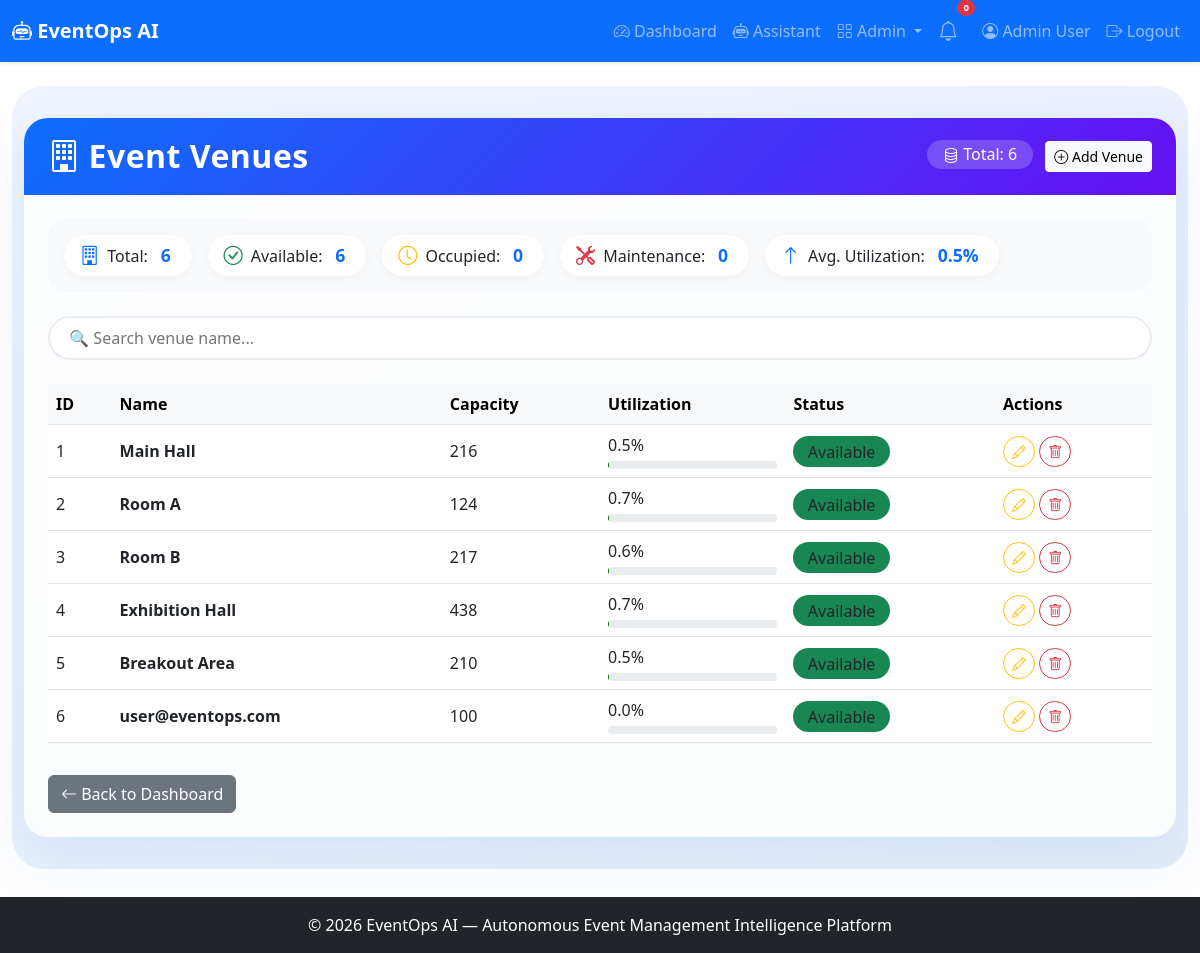
The app's page /admin/venues (signed in) with its own data.
### app.py (models this page shows, shortened)
class User(UserMixin, db.Model):
    id = db.Column(db.Integer, primary_key=True)
    name = db.Column(db.String(100), nullable=False)
    email = db.Column(db.String(100), unique=True, nullable=False)
    password_hash = db.Column(db.String(200), nullable=False)
    role = db.Column(db.String(20), default='user')
    created_at = db.Column(db.DateTime, default=lambda: datetime.now(timezone.utc))

class Venue(db.Model):
    id = db.Column(db.Integer, primary_key=True)
    name = db.Column(db.String(100), nullable=False)
    capacity = db.Column(db.Integer)
    utilization = db.Column(db.Float, default=0.0)
    status = db.Column(db.String(20), default='available')
    created_at = db.Column(db.DateTime, default=lambda: datetime.now(timezone.utc))

### app.py (the view)
@app.route('/admin/venues')
@login_required
def admin_venues():
    if current_user.role != 'admin':
        abort(403)
    venues = Venue.query.all()
    return render_template('admin_venues.html', venues=venues)

### app.py (called while the page is built)
@login_manager.user_loader
def load_user(user_id):
    return User.query.get(int(user_id))

### Milestone 3/Event managemaent/templates/admin_venues.html (shortened to what this page needs)
{% extends "base.html" %}
{% block content %}
<div class="admin-wrapper">
    <div class="container-fluid">
        <div class="card admin-card">
            <div class="card-header d-flex flex-wrap justify-content-between align-items-center">
                <h2 class="mb-0"><i class="bi bi-building me-2"></i>Event Venues</h2>
                <div>
                    <span class="total-badge"><i class="bi bi-database"></i> Total: {{ venues|length }}</span>
                    <a href="{{ url_for('admin_venue_add') }}" class="btn btn-light btn-sm ms-2">
                        <i class="bi bi-plus-circle"></i> Add Venue
                    </a>
                </div>
            </div>
            <div class="card-body">
                <div class="stats-row">
                    <div class="stat-item"><i class="bi bi-building"></i> Total: <span class="stat-num">{{ venues|length }}</span></div>
                    <div class="stat-item"><i class="bi bi-check-circle text-success"></i> Available: <span class="stat-num">{{ venues|selectattr('status', 'equalto', 'available')|list|length }}</span></div>
                    <div class="stat-item"><i class="bi bi-clock text-warning"></i> Occupied: <span class="stat-num">{{ venues|selectattr('status', 'equalto', 'occupied')|list|length }}</span></div>
                    <div class="stat-item"><i class="bi bi-tools text-danger"></i> Maintenance: <span class="stat-num">{{ venues|selectattr('status', 'equalto', 'maintenance')|list|length }}</span></div>
                    <div class="stat-item"><i class="bi bi-arrow-up text-primary"></i> Avg. Utilization: <span class="stat-num">{{ (venues|map(attribute='utilization')|sum / venues|length)|round(1) if venues else 0 }}%</span></div>
                </div>
                <div class="filter-bar">
                    <input type="text" id="searchVenue" class="search-box" placeholder="🔍 Search venue name...">
                </div>
                <div class="table-responsive">
                    <table class="table table-hover align-middle" id="venueTable">
                        <thead class="table-light">
                            <tr>
                                <th>ID</th>
                                <th>Name</th>
                                <th>Capacity</th>
                                <th>Utilization</th>
                                <th>Status</th>
                                <th>Actions</th>
                            </tr>
                        </thead>
                        <tbody>
                            {% for venue in venues %}
                            <tr data-name="{{ venue.name|lower }}">
                                <td>{{ venue.id }}</td>
                                <td><strong>{{ venue.name }}</strong></td>
                                <td>{{ venue.capacity }}</td>
                                <td>
                                    {{ venue.utilization|round(1) }}%
                                    <div class="utilization-bar">
                                    </div>
                                </td>
                                <td>
                                    <span class="badge-status bg-{{ 'success' if venue.status == 'available' else 'warning' if venue.status == 'occupied' else 'danger' }}">
                                        {{ venue.status|title }}
                                    </span>
                                </td>
                                <td>
                                    <a href="{{ url_for('admin_venue_edit', venue_id=venue.id) }}" class="btn btn-sm btn-outline-warning"><i class="bi bi-pencil"></i></a>
                                    <a href="{{ url_for('admin_venue_delete', venue_id=venue.id) }}" class="btn btn-sm btn-outline-danger" onclick="return confirm('Delete this venue?')"><i class="bi bi-trash"></i></a>
                                </td>
                            </tr>
                            {% endfor %}
                        </tbody>
                    </table>
                </div>
                <div class="mt-3">
                    <a href="{{ url_for('dashboard') }}" class="btn btn-secondary">
                        <i class="bi bi-arrow-left"></i> Back to Dashboard
                    </a>
                </div>
            </div>
        </div>
    </div>
</div>
{% endblock %}

### Milestone 1/Event managemaent/templates/base.html (shortened to what this page needs)
<!DOCTYPE html>
<html lang="en">
<head>
    <link href="https://cdn.jsdelivr.net/npm/bootstrap@5.3.0/dist/css/bootstrap.min.css" rel="stylesheet">
    <link rel="stylesheet" href="https://cdn.jsdelivr.net/npm/bootstrap-icons@1.11.0/font/bootstrap-icons.css">
    <link rel="stylesheet" href="{{ url_for('static', filename='css/style.css') }}">
</head>
<body>
    <nav class="navbar navbar-expand-lg navbar-dark bg-primary shadow-sm">
        <div class="container-fluid">
            <a class="navbar-brand fw-bold" href="{{ url_for('index') }}">
                <i class="bi bi-robot"></i> EventOps AI
            </a>
            <div class="collapse navbar-collapse" id="navbarNav">
                <ul class="navbar-nav ms-auto align-items-lg-center">
                    {% if current_user.is_authenticated %}
                        <li class="nav-item">
                            <a class="nav-link" href="{{ url_for('dashboard') }}">
                                <i class="bi bi-speedometer2"></i> Dashboard
                            </a>
                        </li>
                        <li class="nav-item">
                            <a class="nav-link" href="{{ url_for('assistant_page') }}">
                                <i class="bi bi-robot"></i> Assistant
                            </a>
                        </li>
                        {% if current_user.role == 'admin' %}
                        <li class="nav-item dropdown">
                            <a class="nav-link dropdown-toggle" href="#" role="button" data-bs-toggle="dropdown">
                                <i class="bi bi-grid"></i> Admin
                            </a>
                        </li>
                        {% endif %}
                        <li class="nav-item position-relative me-2">
                            <a class="nav-link" href="#" title="Notifications" data-bs-toggle="dropdown">
                                <i class="bi bi-bell fs-5"></i>
                                <span class="position-absolute top-0 start-100 translate-middle badge rounded-pill bg-danger" style="font-size:0.6rem;">
                                    0
                                </span>
                            </a>
                        </li>
                        <li class="nav-item">
                            <a class="nav-link" href="{{ url_for('profile') }}">
                                <i class="bi bi-person-circle"></i> {{ current_user.name }}
                            </a>
                        </li>
                        <li class="nav-item">
                            <a class="nav-link" href="{{ url_for('logout') }}">
                                <i class="bi bi-box-arrow-right"></i> Logout
                            </a>
                        </li>
                    {% endif %}
                </ul>
            </div>
        </div>
    </nav>
    <main class="container-fluid py-4">
        {% block content %}{% endblock %}
    </main>
    <footer class="footer bg-dark text-white py-3 mt-4">
        <div class="container text-center">
            <span>© 2026 EventOps AI — Autonomous Event Management Intelligence Platform</span>
        </div>
    </footer>
</body>
</html>

### Milestone 1/Event managemaent/static/css/style.css (style rules this page uses)
body { padding-bottom: 60px; }
.footer { position: fixed; bottom: 0; width: 100%; }

### Milestone 3/Event managemaent/templates/admin_venues.html (style rules this page uses)
.admin-wrapper { background: linear-gradient(145deg, #f0f4ff 0%, #e6edf7 100%); padding: 2rem 0; border-radius: 2rem; }
.admin-card { border: none; border-radius: 1.5rem; box-shadow: 0 20px 60px rgba(13, 110, 253, 0.10); background: rgba(255, 255, 255, 0.85); backdrop-filter: blur(4px); overflow: hidden; }
.admin-card .card-header { background: linear-gradient(135deg, #0d6efd, #6610f2); color: white; padding: 1.2rem 1.5rem; border: none; }
.admin-card .card-header h2 { font-weight: 700; letter-spacing: 0.5px; }
.admin-card .card-body { padding: 1.5rem; }
.stats-row { display: flex; flex-wrap: wrap; gap: 1rem; margin-bottom: 1.5rem; background: #f8f9fa; border-radius: 1rem; padding: 1rem; }
.stats-row .stat-item { display: flex; align-items: center; gap: 0.5rem; background: white; padding: 0.4rem 1rem; border-radius: 50px; box-shadow: 0 2px 8px rgba(0,0,0,0.04); }
.stats-row .stat-item i { font-size: 1.2rem; color: #0d6efd; }
.stats-row .stat-item .stat-num { font-weight: 700; color: #0d6efd; font-size: 1.1rem; margin: 0 0.3rem; }
.filter-bar { display: flex; flex-wrap: wrap; gap: 0.8rem; margin-bottom: 1.5rem; }
.filter-bar .search-box { flex: 1; min-width: 200px; border-radius: 50px; border: 2px solid #e9ecef; padding: 0.5rem 1.2rem; transition: all 0.2s; background: white; }
.table-hover tbody tr { transition: all 0.2s ease; }
.utilization-bar { width: 100%; height: 8px; background: #e9ecef; border-radius: 10px; overflow: hidden; margin-top: 4px; }
.badge-status { padding: 0.3rem 0.9rem; border-radius: 30px; font-weight: 500; }
.btn-outline-primary, .btn-outline-warning, .btn-outline-danger { border-radius: 30px; transition: all 0.2s; }
.total-badge { background: rgba(255,255,255,0.2); padding: 0.2rem 1rem; border-radius: 30px; font-weight: 500; }

### records on screen
User: name "Admin User"
Venue: id "1", name "Main Hall", capacity "216", utilization "0.5", status "Available"
Venue: id "2", name "Room A", capacity "124", utilization "0.7", status "Available"
Venue: id "3", name "Room B", capacity "217", utilization "0.6", status "Available"
Venue: id "4", name "Exhibition Hall", capacity "438", utilization "0.7", status "Available"
Venue: id "5", name "Breakout Area", capacity "210", utilization "0.5", status "Available"
Venue: id "6", name "user@eventops.com", capacity "100", utilization "0.0", status "Available"

### other values on screen
{{ venues|length }} "6"
{{ venues|selectattr('status', 'equalto', 'available')|list|length }} "6"
{{ venues|selectattr('status', 'equalto', 'occupied')|list|length }} "0"
{{ venues|selectattr('status', 'equalto', 'maintenance')|list|length }} "0"
